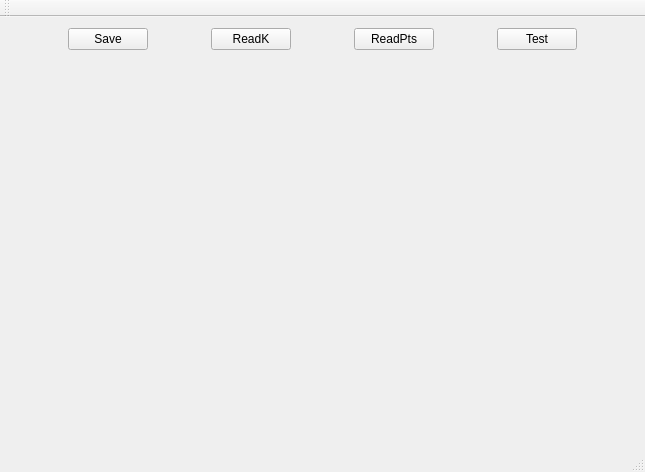
<?xml version="1.0" encoding="UTF-8"?>
<ui version="4.0">
 <class>MainWindow</class>
 <widget class="QMainWindow" name="MainWindow">
  <property name="enabled">
   <bool>true</bool>
  </property>
  <property name="geometry">
   <rect>
    <x>0</x>
    <y>0</y>
    <width>645</width>
    <height>472</height>
   </rect>
  </property>
  <property name="sizePolicy">
   <sizepolicy hsizetype="Preferred" vsizetype="Preferred">
    <horstretch>0</horstretch>
    <verstretch>0</verstretch>
   </sizepolicy>
  </property>
  <property name="cursor">
   <cursorShape>ArrowCursor</cursorShape>
  </property>
  <property name="acceptDrops">
   <bool>true</bool>
  </property>
  <property name="windowTitle">
   <string>paperImage</string>
  </property>
  <widget class="QWidget" name="centralWidget">
   <layout class="QGridLayout" name="gridLayout">
    <item row="0" column="0">
     <widget class="QPushButton" name="pushButton_Save">
      <property name="sizePolicy">
       <sizepolicy hsizetype="Maximum" vsizetype="Maximum">
        <horstretch>0</horstretch>
        <verstretch>0</verstretch>
       </sizepolicy>
      </property>
      <property name="cursor">
       <cursorShape>OpenHandCursor</cursorShape>
      </property>
      <property name="text">
       <string>Save</string>
      </property>
     </widget>
    </item>
    <item row="0" column="1">
     <widget class="QPushButton" name="pushButton_ReadK">
      <property name="sizePolicy">
       <sizepolicy hsizetype="Maximum" vsizetype="Maximum">
        <horstretch>0</horstretch>
        <verstretch>0</verstretch>
       </sizepolicy>
      </property>
      <property name="cursor">
       <cursorShape>OpenHandCursor</cursorShape>
      </property>
      <property name="text">
       <string>ReadK</string>
      </property>
     </widget>
    </item>
    <item row="0" column="2">
     <widget class="QPushButton" name="pushButton_ReadPts">
      <property name="sizePolicy">
       <sizepolicy hsizetype="Maximum" vsizetype="Maximum">
        <horstretch>0</horstretch>
        <verstretch>0</verstretch>
       </sizepolicy>
      </property>
      <property name="cursor">
       <cursorShape>OpenHandCursor</cursorShape>
      </property>
      <property name="text">
       <string>ReadPts</string>
      </property>
     </widget>
    </item>
    <item row="0" column="3">
     <widget class="QPushButton" name="pushButton_Test">
      <property name="sizePolicy">
       <sizepolicy hsizetype="Maximum" vsizetype="Maximum">
        <horstretch>0</horstretch>
        <verstretch>0</verstretch>
       </sizepolicy>
      </property>
      <property name="cursor">
       <cursorShape>OpenHandCursor</cursorShape>
      </property>
      <property name="text">
       <string>Test</string>
      </property>
     </widget>
    </item>
    <item row="1" column="0" colspan="4">
     <widget class="QCustomPlot" name="customplot" native="true">
      <property name="sizePolicy">
       <sizepolicy hsizetype="Preferred" vsizetype="Preferred">
        <horstretch>0</horstretch>
        <verstretch>0</verstretch>
       </sizepolicy>
      </property>
      <property name="mouseTracking">
       <bool>false</bool>
      </property>
     </widget>
    </item>
   </layout>
  </widget>
  <widget class="QMenuBar" name="menuBar">
   <property name="geometry">
    <rect>
     <x>0</x>
     <y>0</y>
     <width>645</width>
     <height>23</height>
    </rect>
   </property>
  </widget>
  <widget class="QToolBar" name="mainToolBar">
   <attribute name="toolBarArea">
    <enum>TopToolBarArea</enum>
   </attribute>
   <attribute name="toolBarBreak">
    <bool>false</bool>
   </attribute>
  </widget>
  <widget class="QStatusBar" name="statusBar"/>
 </widget>
 <layoutdefault spacing="6" margin="11"/>
 <customwidgets>
  <customwidget>
   <class>QCustomPlot</class>
   <extends>QWidget</extends>
   <header>qcustomplot.h</header>
   <container>1</container>
  </customwidget>
 </customwidgets>
 <resources/>
 <connections/>
</ui>
